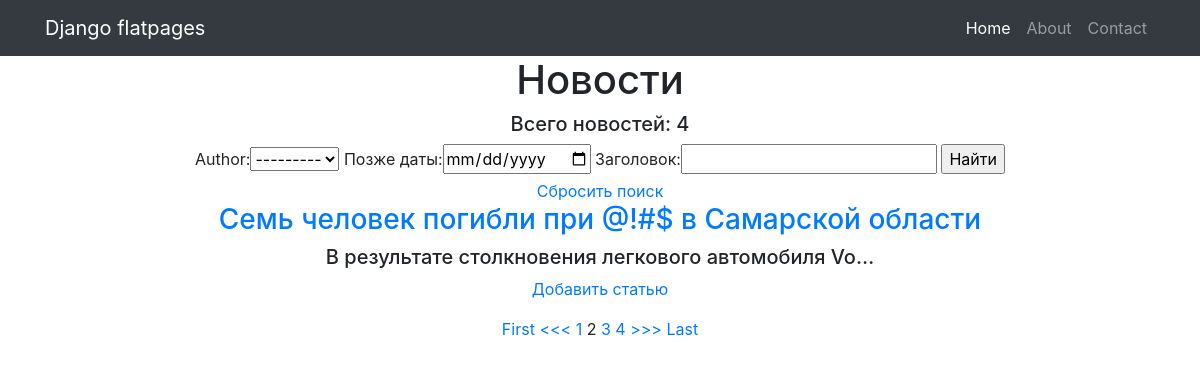
The page /news/search/?page=2 on the database its author committed.
### news/models.py (models this page shows, shortened)
class Author(models.Model):
    author = models.OneToOneField(User, on_delete=models.CASCADE,
                                  unique=True)
    author_rating = models.IntegerField(default=0)
    def __str__(self):
        return self.author.username

class Post(models.Model):
    author = models.ForeignKey(Author, on_delete=models.CASCADE)
    news = 'NW'
    article = 'AR'
    CHOICES = [
        (news, 'Новость'),
        (article, 'Статья')
    ]
    type = models.CharField(max_length=2,
                            choices=CHOICES)
    time = models.DateTimeField(auto_now_add=True)
    category = models.ManyToManyField(Category, through='PostCategory')
    header = models.CharField(max_length=1000)
    text = models.TextField(null=True)
    post_rating = models.IntegerField(default=0)

### news/views.py (the view)
# urls.py: path('search/', PostSearch.as_view(), name='post_search'),
class PostSearch(ListView):
    model = Post
    context_object_name = 'news'
    template_name = 'post_search.html'
    queryset = Post.objects.order_by('-time')
    paginate_by = 1
    def get_context_data(self, **kwargs):
        context = super(PostSearch, self).get_context_data(**kwargs)
        post_list = PostFilter(self.request.GET, queryset=Post.objects.all()).qs
        paginator = Paginator(post_list, self.paginate_by)
        page = self.request.GET.get('page')
        try:
            post_filter = paginator.page(page)
        except PageNotAnInteger:
            post_filter = paginator.page(1)
        except EmptyPage:
            post_filter = paginator.page(paginator.num_pages)
        context['all_news'] = Post.objects.all()
        context['filter'] = PostFilter(self.request.GET, queryset=super().get_queryset())
        context['post_list'] = post_filter
        context['filterset'] = post_filter
        return context

### news/templatetags/custom_filters.py (called while the page is built)
@register.filter(name='censor')
def censor(some_str):
    cens_str = ''
    for i in some_str.split():
        cens_str = some_str.replace('ДТП', '@!#$')
    return cens_str

@register.simple_tag(takes_context=True)
def param_replace(context, **kwargs):
    d = context['request'].GET.copy()
    for k, v in kwargs.items():
        d[k] = v
    for k in [k for k, v in d.items() if not v]:
        del d[k]
    return d.urlencode()

### templates/post_search.html (shortened to what this page needs)
{% extends 'default.html' %}
{% load custom_filters %}
{% block content %}
<h1>Новости</h1>
<h5>Всего новостей: {{ all_news|length }}</h5>
<form method="GET">
    {{ filter.form }}
    <input type="submit" value="Найти">
</form>
<a href="{% url 'post_search' %}">Сбросить поиск</a>
{% if news %}
    {% for specificnews in post_list %}
    <h3><a href="/news/{{ specificnews.id }}">{{ specificnews.header|censor }}</a></h3>
    <h5>{{ specificnews.text|truncatechars:50 }}</h5>
    {% endfor %}
{% endif %}
<p><a href="{% url 'post_create' %}">Добавить статью</a></p>
{% if is_paginated %}
    {% if filterset.has_previous %}
        <a href="?{% param_replace page=1 %}">First</a>
        <a href="?{% param_replace page=filterset.previous_page_number %}"><<<</a>
    {% endif %}
    {% for num in filterset.paginator.page_range %}
        {% if filterset.number == num %}
            <a>{{ num }}</a>
        {% elif num > filterset.number|add:'-3' and num < filterset.number|add:'3' %}
            <a href="?{% param_replace page=num %}">{{ num }}</a>
        {% endif %}
    {% endfor %}
    {% if filterset.has_next %}
        <a href="?{% param_replace page=filterset.next_page_number %}">>>></a>
        <a href="?{% param_replace page=filterset.paginator.num_pages %}">Last</a>
    {% endif %}
{% endif %}
{% endblock content %}

### rows shown on the page
Author: author "---------"
Post: header|censor "Семь человек погибли при @!#$ в Самарской области", text "В результате столкновения легкового автомобиля Vo…"

### other values the page prints
{{ all_news|length }} "4"
{{ num }} "1" "3" "4"
{{ num }} "2"
